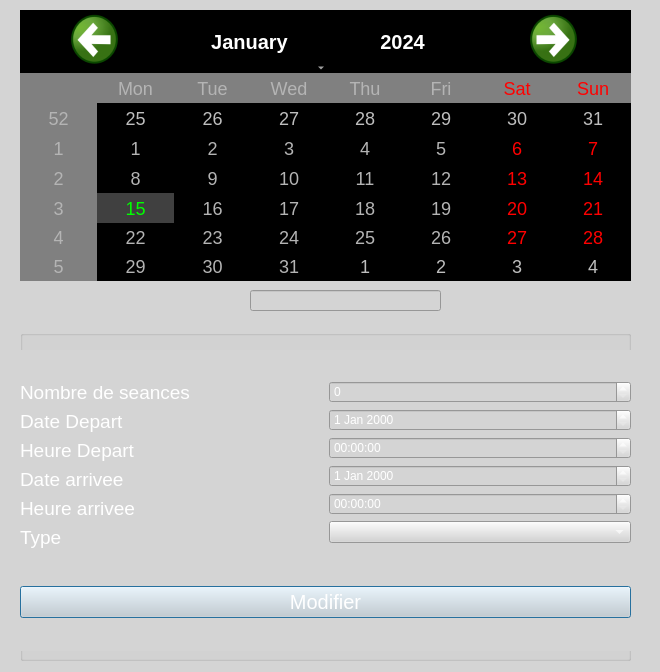
<?xml version="1.0" encoding="UTF-8"?>
<ui version="4.0">
 <class>editSeance</class>
 <widget class="QDialog" name="editSeance">
  <property name="geometry">
   <rect>
    <x>0</x>
    <y>0</y>
    <width>660</width>
    <height>672</height>
   </rect>
  </property>
  <property name="windowTitle">
   <string>Dialog</string>
  </property>
  <property name="styleSheet">
   <string notr="true">background-color: rgb(212, 212, 212);</string>
  </property>
  <widget class="QCalendarWidget" name="calendarWidget">
   <property name="geometry">
    <rect>
     <x>20</x>
     <y>10</y>
     <width>611</width>
     <height>271</height>
    </rect>
   </property>
   <property name="styleSheet">
    <string notr="true">QCalendarWidget QToolButton {
	heigth:40px;
	width:150px;
	color:white;
	font-size:20px;
	icon-size:56px,56px;
	background-color:black;
}


QCalendarWidget QWidget{
	alternate-background-color:rgb(128,128,128)
}

QCalendarWidget QAbstractItemView:enabled{
	font-size:18px;
	color:rgb(180,180,180);
	background-color:black;
	selection-background-color:rgb(64,64,64);
	selection-color:rgb(0,255,0);
}</string>
   </property>
  </widget>
  <widget class="QGroupBox" name="groupBox">
   <property name="geometry">
    <rect>
     <x>20</x>
     <y>330</y>
     <width>611</width>
     <height>331</height>
    </rect>
   </property>
   <property name="title">
    <string/>
   </property>
   <widget class="QWidget" name="verticalLayoutWidget_3">
    <property name="geometry">
     <rect>
      <x>0</x>
      <y>20</y>
      <width>611</width>
      <height>301</height>
     </rect>
    </property>
    <layout class="QVBoxLayout" name="verticalLayout_4">
     <item>
      <layout class="QHBoxLayout" name="horizontalLayout_3">
       <item>
        <layout class="QVBoxLayout" name="verticalLayout">
         <item>
          <widget class="QLabel" name="nombreSeances_2">
           <property name="font">
            <font>
             <pointsize>14</pointsize>
            </font>
           </property>
           <property name="styleSheet">
            <string notr="true">color: rgb(255, 255, 255);</string>
           </property>
           <property name="text">
            <string>Nombre de seances</string>
           </property>
          </widget>
         </item>
         <item>
          <widget class="QLabel" name="dateDep">
           <property name="font">
            <font>
             <pointsize>14</pointsize>
            </font>
           </property>
           <property name="styleSheet">
            <string notr="true">color: rgb(255, 255, 255);</string>
           </property>
           <property name="text">
            <string>Date Depart</string>
           </property>
          </widget>
         </item>
         <item>
          <widget class="QLabel" name="heureDep">
           <property name="font">
            <font>
             <pointsize>14</pointsize>
            </font>
           </property>
           <property name="styleSheet">
            <string notr="true">color: rgb(255, 255, 255);</string>
           </property>
           <property name="text">
            <string>Heure Depart</string>
           </property>
          </widget>
         </item>
         <item>
          <widget class="QLabel" name="dateAr">
           <property name="font">
            <font>
             <pointsize>14</pointsize>
            </font>
           </property>
           <property name="styleSheet">
            <string notr="true">color: rgb(255, 255, 255);</string>
           </property>
           <property name="text">
            <string>Date arrivee</string>
           </property>
          </widget>
         </item>
         <item>
          <widget class="QLabel" name="heureAr">
           <property name="font">
            <font>
             <pointsize>14</pointsize>
            </font>
           </property>
           <property name="styleSheet">
            <string notr="true">color: rgb(255, 255, 255);</string>
           </property>
           <property name="text">
            <string>Heure arrivee</string>
           </property>
          </widget>
         </item>
         <item>
          <widget class="QLabel" name="type_2">
           <property name="font">
            <font>
             <pointsize>14</pointsize>
            </font>
           </property>
           <property name="styleSheet">
            <string notr="true">color: rgb(255, 255, 255);</string>
           </property>
           <property name="text">
            <string>Type</string>
           </property>
          </widget>
         </item>
        </layout>
       </item>
       <item>
        <layout class="QVBoxLayout" name="verticalLayout_2">
         <item>
          <widget class="QSpinBox" name="nombreSeances">
           <property name="styleSheet">
            <string notr="true">color: rgb(255, 255, 255);</string>
           </property>
          </widget>
         </item>
         <item>
          <widget class="QDateEdit" name="dateDepart">
           <property name="styleSheet">
            <string notr="true">color: rgb(255, 255, 255);</string>
           </property>
          </widget>
         </item>
         <item>
          <widget class="QTimeEdit" name="heureDepart">
           <property name="styleSheet">
            <string notr="true">color: rgb(255, 255, 255);</string>
           </property>
          </widget>
         </item>
         <item>
          <widget class="QDateEdit" name="dateArrivee">
           <property name="styleSheet">
            <string notr="true">color: rgb(255, 255, 255);</string>
           </property>
          </widget>
         </item>
         <item>
          <widget class="QTimeEdit" name="heureArrivee">
           <property name="styleSheet">
            <string notr="true">color: rgb(255, 255, 255);</string>
           </property>
          </widget>
         </item>
         <item>
          <widget class="QComboBox" name="type">
           <property name="styleSheet">
            <string notr="true">color: rgb(255, 255, 255);</string>
           </property>
          </widget>
         </item>
        </layout>
       </item>
      </layout>
     </item>
     <item>
      <widget class="QPushButton" name="pushButton">
       <property name="styleSheet">
        <string notr="true">QPushButton {
	heigth:40px;
	width:150px;
	color:black;
	font-size:20px;
	icon-size:56px,56px;
	color: rgb(255, 255, 255);
}</string>
       </property>
       <property name="text">
        <string>Modifier</string>
       </property>
      </widget>
     </item>
    </layout>
   </widget>
  </widget>
  <widget class="QLabel" name="labelimg">
   <property name="geometry">
    <rect>
     <x>0</x>
     <y>0</y>
     <width>671</width>
     <height>681</height>
    </rect>
   </property>
   <property name="text">
    <string/>
   </property>
  </widget>
  <widget class="QLineEdit" name="lineEdit">
   <property name="geometry">
    <rect>
     <x>250</x>
     <y>290</y>
     <width>191</width>
     <height>21</height>
    </rect>
   </property>
   <property name="styleSheet">
    <string notr="true">color: rgb(255, 255, 255);</string>
   </property>
  </widget>
  <zorder>labelimg</zorder>
  <zorder>calendarWidget</zorder>
  <zorder>groupBox</zorder>
  <zorder>lineEdit</zorder>
 </widget>
 <resources/>
 <connections/>
</ui>
